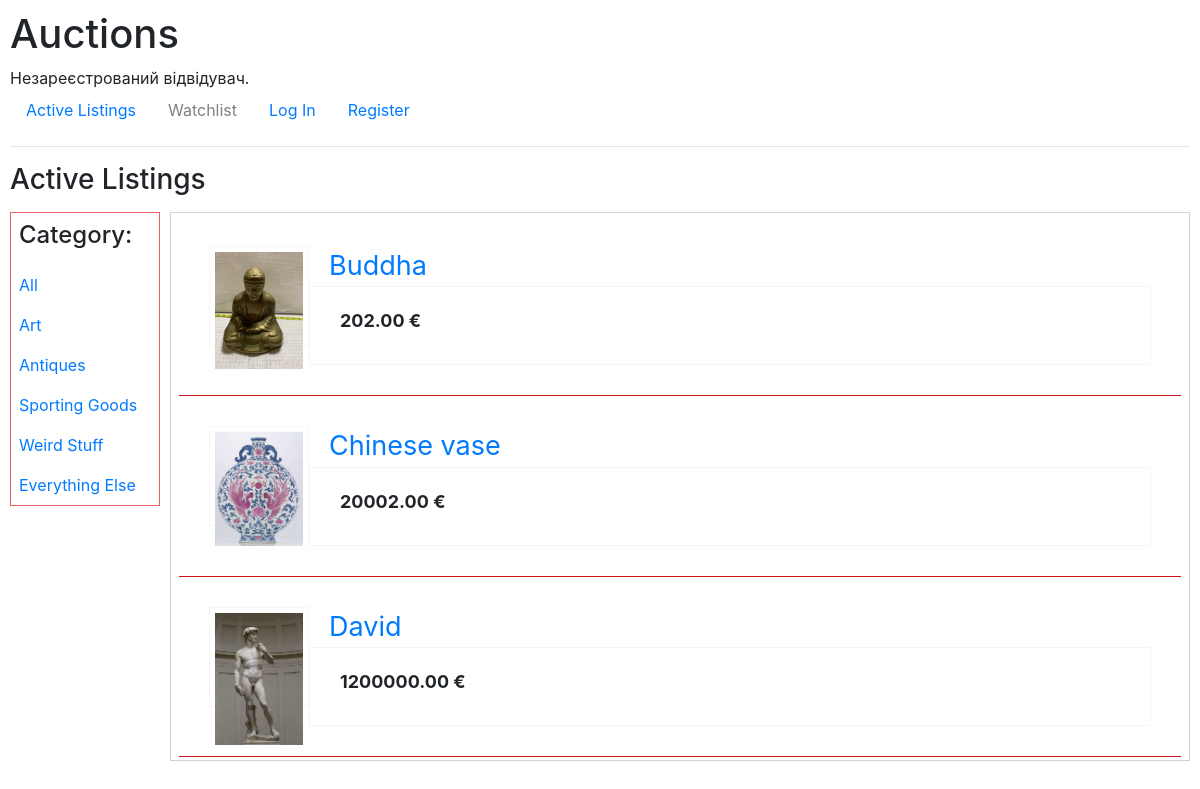
/2, run on the app's committed database.
### auctions/models.py (models this page shows, shortened)
class Category(models.Model):
    category = models.CharField(max_length=100, blank=True)

class Lot(models.Model):
    title = models.CharField(max_length=180)
    photo = models.ImageField(upload_to='images', blank=True, null=True)
    categories = models.ManyToManyField(Category, blank=True, related_name='category_lot')
    owner_name = models.ForeignKey(User, on_delete=models.CASCADE)
    description = models.CharField(max_length=200, blank=True)
    starting_price = models.DecimalField(max_digits=10, decimal_places=2)

### auctions/views.py (the view)
# urls.py: path("<int:category_id>", views.lot_category, name="lot_category"),
def lot_category(request, category_id):
    item_category = Category.objects.get(pk=category_id)
    lot_categories = item_category.category_lot.all()
    category = Category.objects.all()
    return render(request, "auctions/lot_of_category.html", {
        "lot_categories": lot_categories,
        "categories": category,
    })

### auctions/templates/auctions/lot_of_category.html
{% extends "auctions/layout_auction.html" %}
{% block listing %}
      <div class="body-text">
         {% for item in lot_categories %}
            <div class="activ_list">
               <a href="{% url 'lot' item.id %}" >
                  <div class="img">
                     <img src="media/{{ item.photo}}" style="max-width: 100%; height: auto;"></img>
                  </div>
               </a>
               <a href="{% url 'lot' item.id %}">
                  <div class="title">{{ item.title }}</div>
               </a>
               <div class="price"><strong>{{ item.starting_price }} &#8364</strong></div>
            </div>
         {% endfor %}
      </div>
{% endblock %}

### auctions/templates/auctions/layout_auction.html
{% extends "auctions/layout.html" %}
{% block body %}
<h3 style="margin-bottom: 15px">Active Listings</h3>
<div>
   <div class="sidebar">
      <div>
         <h4>Category:</h4>
      </div>
      <div>
         <a href="{% url 'index' %} ">All</a>
      </div>
      {% for category in categories %}
      <div>
         <a href="{% url 'lot_category' category.id %}">{{ category.category }}</a>
      </div>
      {% endfor %}
   </div>
   {% block listing %}
   {% endblock %}
</div>
{% endblock %}

### auctions/static/auctions/styles.css (style rules this page uses)
body { padding: 10px; }
.sidebar { height: 100%; width: 150px; position: relative; top: 5; left: 0; padding-top: 0px; background-color: white; border: 1px solid rgb(228, 98, 98); float: left; margin-top: 0px; }
.sidebar div { padding: 8px; font-size: 16px; display: block; }
.body-text { border: 1px solid rgb(211, 211, 211); margin-left: 160px; font-size: 18px; padding: 3px; }
.activ_list { border-bottom: 1px solid rgb(212, 18, 18); padding: 30px; min-height: 150px; margin: 0 5px 0px 5px; }
.img { width: 100px; height: 100px; float: left; border: 1px solid rgb(248, 247, 247); padding: 5px; }
.price { padding: 20px 20px 20px 30px; padding-bottom: 30px; border: 1px solid rgb(247, 244, 244); margin-left: 100px; }
.title { margin-left: 120px; font-size: 150%; }

### data on the page
Category: category "Art"
Category: category "Antiques"
Category: category "Sporting Goods"
Category: category "Weird Stuff"
Category: category "Everything Else"
Lot: photo (picture), title "Buddha", starting_price "202.00"
Lot: photo (picture), title "Chinese vase", starting_price "20002.00"
Lot: photo (picture), title "David", starting_price "1200000.00"
